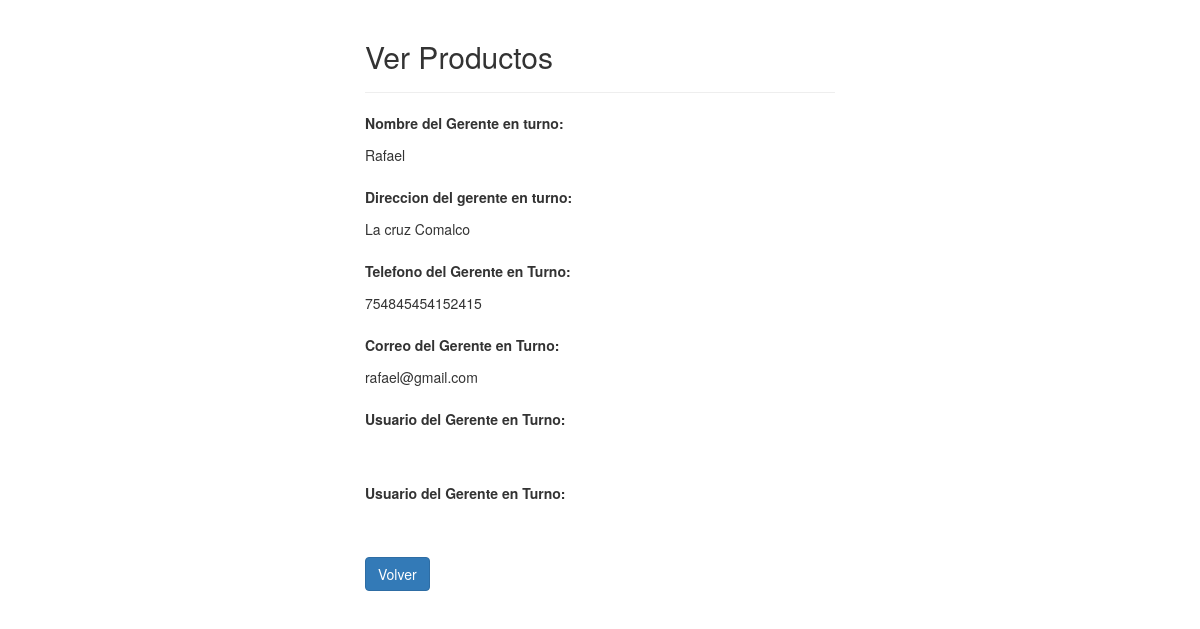
Screenshot of /TablaGerenteTurno/read.php?id=5 with the database file from the repository.
### tables this page shows
CREATE TABLE `t_gerenteturno` (
  `id` int(11) NOT NULL,
  `nombre` varchar(100) NOT NULL,
  `apellidos` varchar(255) NOT NULL,
  `turno` varchar(255) DEFAULT NULL,
  `direccion` varchar(255) NOT NULL,
  `telefono` varchar(255) NOT NULL,
  `email` varchar(255) NOT NULL,
  `usuariogerente` varchar(255) NOT NULL,
  `clavegerente` varchar(255) NOT NULL
);

### TablaGerenteTurno/read.php (the view, shortened to what this page needs)
<?php
if(isset($_GET["id"]) && !empty(trim($_GET["id"]))){
    require_once "config.php";
    $sql = "SELECT * FROM t_gerenteturno WHERE id = ?";
    if($stmt = mysqli_prepare($link, $sql)){
        mysqli_stmt_bind_param($stmt, "i", $param_id);
        if(mysqli_stmt_execute($stmt)){
            $result = mysqli_stmt_get_result($stmt);
            if(mysqli_num_rows($result) == 1){
                $row = mysqli_fetch_array($result, MYSQLI_ASSOC);
            } else{
                header("location: error.php");
                exit();
            }
        } else{
            echo "Oops! A ocurrido un error. Por favor intentelo mas tarde.";
        }
    }
} else{
    header("location: error.php");
    exit();
}
?>
<!DOCTYPE html>
<html lang="en">
<head>
    <link rel="stylesheet" href="https://maxcdn.bootstrapcdn.com/bootstrap/3.3.7/css/bootstrap.css">
</head>
<body>
    <div class="wrapper">
        <div class="container-fluid">
            <div class="row">
                <div class="col-md-12">
                    <div class="page-header">
                        <h2>Ver Productos</h2>
                    </div>
                    <div class="form-group">
                        <label>Nombre del Gerente en turno:</label>
                        <p class="form-control-static"><?php echo $row["nombre"]; ?></p>
                    </div>
                    <div class="form-group">
                        <label>Direccion del gerente en turno:</label>
                        <p class="form-control-static"><?php echo $row["direccion"]; ?></p>
                    </div>
                    <div class="form-group">
                        <label>Telefono del Gerente en Turno:</label>
                        <p class="form-control-static"><?php echo $row["telefono"]; ?></p>
                    </div>
                    <div class="form-group">
                        <label>Correo del Gerente en Turno:</label>
                        <p class="form-control-static"><?php echo $row["email"]; ?></p>
                    </div>
                    <div class="form-group">
                        <label>Usuario del Gerente en Turno:</label>
                        <p class="form-control-static"><?php echo $row["usuario"]; ?></p>
                    </div>
                    <div class="form-group">
                        <label>Usuario del Gerente en Turno:</label>
                        <p class="form-control-static"><?php echo $row["clave"]; ?></p>
                    </div>
                    <p><a href="index.php" class="btn btn-primary">Volver</a></p>
                </div>
            </div>
        </div>
    </div>
</body>
</html>

### TablaGerenteTurno/read.php (style rules this page uses)
.wrapper { width: 500px; margin: 0 auto; }

### rows the page displays
t_gerenteturno: nombre "Rafael", direccion "La cruz Comalco", telefono "754845454152415", email "rafael@gmail.com"
